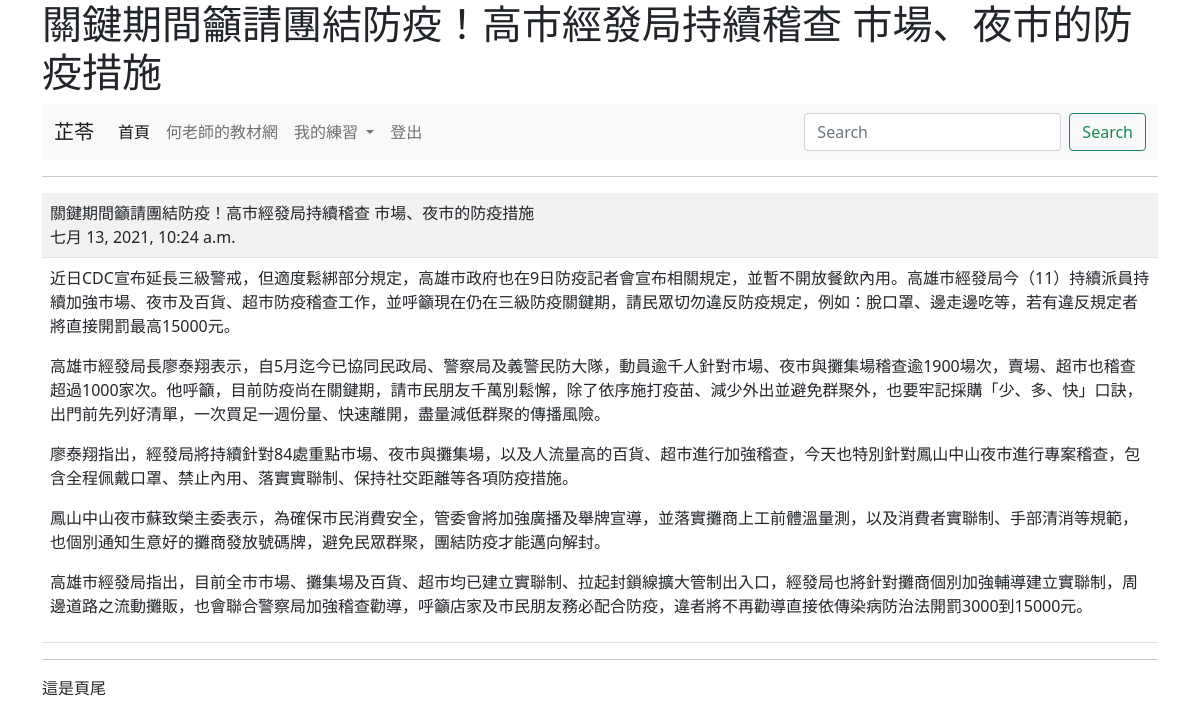
Page /show/6/ (signed in) on the committed database.
### mysite/models.py (models this page shows, shortened)
class Post(models.Model):
	title = models.CharField(max_length=200)
	content = models.TextField()
	pub_date = models.DateTimeField(default=timezone.now)
	class Meta:
		ordering = ('-pub_date',)

### mysite/views.py (the view)
# urls.py: path('show/<int:id>/',views.show),
@login_required(login_url="/admin/login/")
def show(request, id):
	try:
		post = Post.objects.get(id=id)
	except:
		return redirect("/news/")
	return render(request, "show.html", locals())

### templates/show.html (shortened to what this page needs)
{% extends "base.html" %}
{% block main %}
	<hr>
	<table class="table table-striped">
	   	<tr>
	   		<td>
	   			{{ post.title }}<br>
	   			{{ post.pub_date }}
	   		</td>
		</tr>
		<tr>
			<td>
				{{post.content | linebreaks }}
			</td>
		</tr>
	</table>
{% endblock %}

### templates/menu.html (shortened to what this page needs)
<nav class="navbar navbar-expand-lg navbar-light bg-light">
    <div class="container-fluid">
      <a class="navbar-brand" href="#">
        {% if request.user.is_authenticated %}
          {{ request.user.first_name }}
        {% else %}
          未登入的訪客
        {% endif %}
      </a>
      <div class="collapse navbar-collapse" id="navbarSupportedContent">
        <ul class="navbar-nav me-auto mb-2 mb-lg-0">
          <li class="nav-item">
            <a class="nav-link active" aria-current="page" href="/">首頁</a>
          </li>
          <li class="nav-item">
            <a class="nav-link" href="https://104.es">何老師的教材網</a>
          </li>
          <li class="nav-item dropdown">
            <a class="nav-link dropdown-toggle" href="#" id="navbarDropdown" role="button" data-bs-toggle="dropdown" aria-expanded="false">
              我的練習
            </a>
          </li>
          {% if request.user.is_authenticated %}
          <li class="nav-item">
            <a class="nav-link" href="/logout/" tabindex="-1">登出</a>
          </li>
          {% else %}
          <li class="nav-item">
            <a class="nav-link" href="/admin/login/?next=/" tabindex="-1">登入</a>
          </li>
          {% endif %}
        </ul>
        <form class="d-flex">
          <input class="form-control me-2" type="search" placeholder="Search" aria-label="搜尋">
          <button class="btn btn-outline-success" type="submit">Search</button>
        </form>
      </div>
    </div>
  </nav>

### rows in the picture
Post: title "關鍵期間籲請團結防疫！高市經發局持續稽查 市場、夜市的防疫措施", pub_date "七月 13, 2021, 10:24 a.m.", content "近日CDC宣布延長三級警戒，但適度鬆綁部分規定，高雄市政府也在9日防疫記者會宣布相關規定，並暫不開放餐飲內用。高雄市經發局今（11）持續派員持續加強市場、夜市及百貨、超市防疫稽查工作，並呼籲現在仍在三級防疫關鍵期，請民眾切勿違反防疫規定，例如：脫口罩、邊走邊吃等，若有違反規定者將直接開罰最高15000元。 高雄市經發局長廖泰翔表示，自5月迄今已協同民政局、警察局及義警民防大隊，動員逾千人針對市場、夜市與攤集場稽查逾1900場次，賣場、超市也稽查超過1000家次。他呼籲，目前防疫尚在關鍵期，請市民朋友千萬別鬆懈，除了依序施打疫苗、減少外出並避免群聚外，也要牢記採購「少、多、快」口訣，出門前先列好清單，一次買足一週份量、快速離開，盡量減低群聚的傳播風險。 廖泰翔指出，經發局將持續針對84處重點市場、夜市與攤集場，以及人流量高的百貨、超市進行加強稽查，今天也特別針對鳳山中山夜市進行專案稽查，包含全程佩戴口罩、禁止內用、落實實聯制、保持社交距離等各項防疫措施。 鳳山中山夜市蘇致榮主委表示，為確保市民消費安全，管委會將加強廣播及舉牌宣導，並落實攤商上工前體溫量測，以及消費者實聯制、手部清消等規範，也個別通知生意好的攤商發放號碼牌，避免民眾群聚，團結防疫才能邁向解封。 高雄市經發局指出，目前全市市場、攤集場及百貨、超市均已建立實聯制、拉起封鎖線擴大管制出入口，經發局也將針對攤商個別加強輔導建立實聯制，周邊道路之流動攤販，也會聯合警察局加強稽查勸導，呼籲店家及市民朋友務必配合防疫，違者將不再勸導直接依傳染病防治法開罰3000到15000元。"

### other values in the picture
{{ request.user.first_name }} "芷苓"
